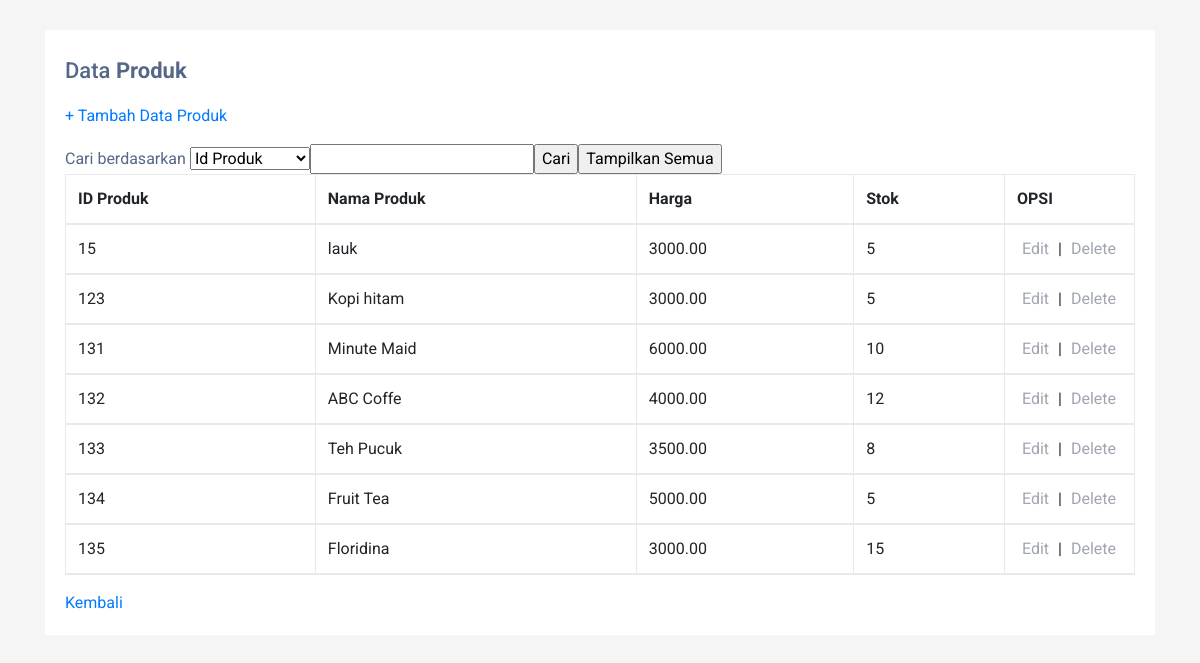
Page /produk.php on the earlier database version.
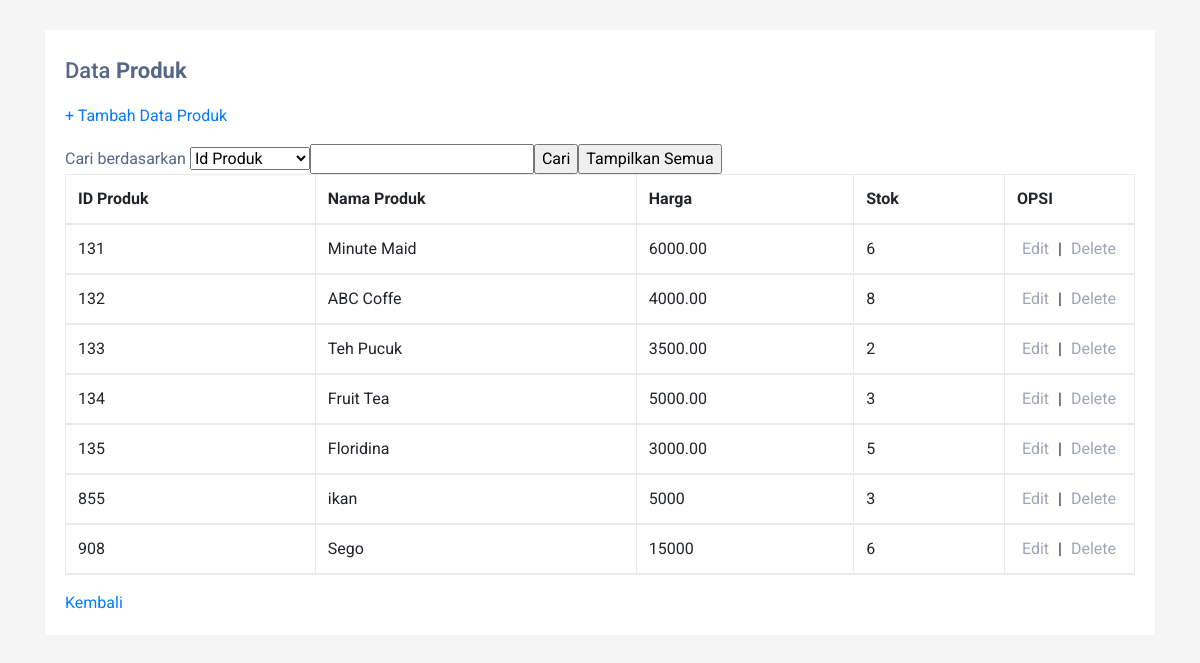
Same page on the later database version.
### tables this page shows
CREATE TABLE `produk` (
  `ProdukID` int(5) NOT NULL,
  `NamaProduk` varchar(20) NOT NULL,
  `Harga` varchar(15) NOT NULL,
  `Stok` int(5) NOT NULL
);

### produk.php (the view, shortened to what this page needs)
<!DOCTYPE html>
<html lang="en">
<head>
<link rel="stylesheet" href="https://stackpath.bootstrapcdn.com/bootstrap/4.5.0/css/bootstrap.min.css">
<link rel="stylesheet" href="https://maxcdn.bootstrapcdn.com/font-awesome/4.7.0/css/font-awesome.min.css">
</head>
<body>
<div class="container-xl">
    <div class="table-responsive">
        <div class="table-wrapper">
            <div class="table-title">
                <div class="row">
                    <div class="col-sm-8"><h2>Data <b>Produk</b></h2></div>
                    <div class="col-sm-4">
                    </div>
                </div>
            </div>
            <p><a href="tambahproduk.php" class="tambah" title="Tambah" data-toggle="tooltip">+ Tambah Data Produk</a></p>
            <table class="table table-striped table-hover table-bordered">
            <form action="" method="post">
              <select name="pilih">
                <option value="ProdukID">Id Produk</option>
              </select>
              <input type="text" name="tekscari" size="24">
              <input type="submit" name="cari" value="Cari">
              <input type="submit" name="semua" value="Tampilkan Semua">
            </form>
            <thead>
<tr>
<th>ID Produk</th> <th>Nama Produk</th> <th>Harga</th> <th>Stok</th> <th>OPSI</th>
<?php
include "koneksi.php";
$tampil = "";
if (isset($_POST['cari'])) {
  $pilih = $_POST['pilih'];
  $tekscari = $_POST['tekscari'];
  $tampil = mysqli_query($koneksi, "select * from produk where $pilih like '%$tekscari%'");
} else{
  $tampil = mysqli_query($koneksi, "select * from produk");
}
foreach ($tampil as $row) {
  ?>
 <tr>
 <td><?php echo $row['ProdukID']; ?></td>
 <td><?php echo $row['NamaProduk']; ?></td>
 <td><?php echo $row['Harga']; ?></td>
 <td><?php echo $row['Stok']; ?></td>
                    <td>
                    <a href="editproduk.php?ProdukID=<?php echo $row['ProdukID']?>">Edit</a> |
                    <a href="hapusproduk.php?ProdukID=<?php echo $row['ProdukID']?>">Delete</a>
 </td>
                    </tr>
                <?php
                }
                ?>
            </table>
            <a href="dashboard.php" class="kembali" title="Kembali" data-toggle="tooltip">Kembali</a>
    </div>
</div>
</body>
</html>

Differences in the rows shown:
removed produk: ProdukID "15", NamaProduk "lauk", Harga "3000.00", Stok "5"
removed produk: ProdukID "123", NamaProduk "Kopi hitam", Harga "3000.00", Stok "5"
changed produk "Minute Maid": Stok "10" → "6"
changed produk "ABC Coffe": Stok "12" → "8"
changed produk "Teh Pucuk": Stok "8" → "2"
changed produk "Fruit Tea": Stok "5" → "3"
changed produk "Floridina": Stok "15" → "5"
added produk: ProdukID "855", NamaProduk "ikan", Harga "5000", Stok "3"
added produk: ProdukID "908", NamaProduk "Sego", Harga "15000", Stok "6"
